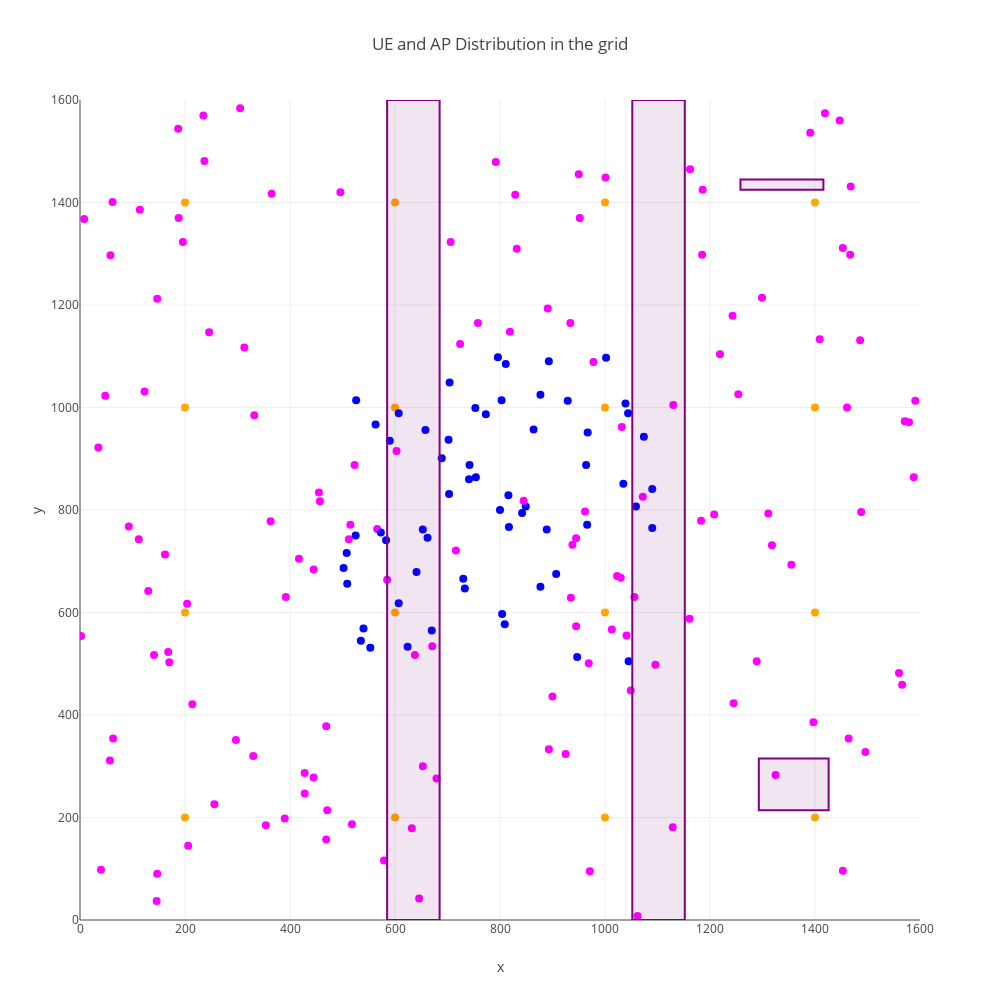

The code cell stored with this chart in its notebook:
### Code cell
ue_ap_list = result.UE_AP_LIST[0]
nodes = nodes = [(0, 0)]
nodes += [tuple(x.location) for x in ue_ap_list]
nodes_color = []
print(nodes_color)
nodes_color += ['orange'] * 16
for ue in ue_ap_list[16:]:
    if ue.app == 2:
            # video UEs
        color = 'blue'
    else:
            # Web UEs
        color = 'magenta'
    nodes_color.append(color)
n_x, n_y = zip(*nodes[1:])
nodes_dict = dict(
    type='scatter',
    x=n_x,
    y=n_y,
    mode='markers',
    marker=dict(size=8, color=nodes_color)
    )

figure={"data":[nodes_dict],
        "layout": {'xaxis':{'range': [0, 1600], 'title': 'x'},
                   'yaxis':{'range': [0, 1600], 'title': 'y'},
                   'title':"UE and AP Distribution in the grid",
                   'height' : 1000,
                   'width' :1000,
                   'showlegend': False,
                   "shapes":Rec_dict, 
                  }
       }
plotly.offline.iplot(figure)

### Figure 1 — Plotly figure (JSON) as saved in the notebook; plotly's stock layout.template omitted (floating-point values rounded to 4 significant figures; data arrays with more than 128 entries replaced by an {"elided": "..."} marker saying what was removed)
{"data": [{"marker": {"color": {"elided": "216 str values"}, "size": 8}, "mode": "markers", "type": "scatter", "x": {"elided": "216 int values"}, "y": {"elided": "216 int values"}}], "layout": {"height": 1000, "shapes": [{"fillcolor": "rgba(128, 0, 128 0.1)", "line": {"color": "rgba(128, 0, 128, 1)", "width": 2}, "type": "rect", "x0": 585, "x1": 685, "y0": 0, "y1": 1600}, {"fillcolor": "rgba(128, 0, 128 0.1)", "line": {"color": "rgba(128, 0, 128, 1)", "width": 2}, "type": "rect", "x0": 1293, "x1": 1426, "y0": 214, "y1": 315}, {"fillcolor": "rgba(128, 0, 128 0.1)", "line": {"color": "rgba(128, 0, 128, 1)", "width": 2}, "type": "rect", "x0": 1258, "x1": 1416, "y0": 1425, "y1": 1445}, {"fillcolor": "rgba(128, 0, 128 0.1)", "line": {"color": "rgba(128, 0, 128, 1)", "width": 2}, "type": "rect", "x0": 1052, "x1": 1152, "y0": 0, "y1": 1600}], "showlegend": false, "title": "UE and AP Distribution in the grid", "width": 1000, "xaxis": {"range": [0, 1600], "title": "x"}, "yaxis": {"range": [0, 1600], "title": "y"}}}
